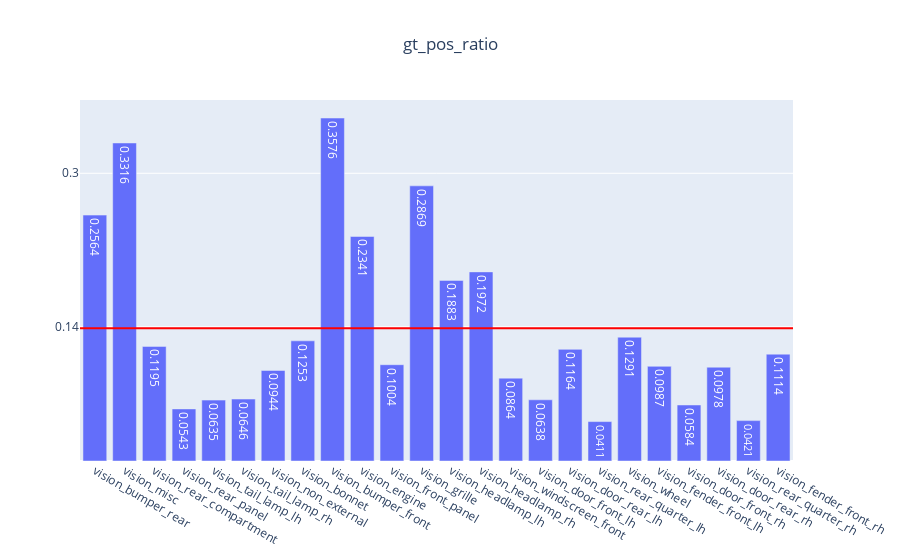

Notebook source saved alongside this figure:
### Code cell
genVisMulitlabel(partEvalMetrics, "gt_pos_ratio")

### Figure 1 — Plotly figure (JSON) as saved in the notebook; plotly's stock layout.template omitted (floating-point values rounded to 4 significant figures)
{"data": [{"text": [0.2564, 0.3316, 0.1195, 0.0543, 0.0635, 0.0646, 0.0944, 0.1253, 0.3576, 0.2341, 0.1004, 0.2869, 0.1883, 0.1972, 0.0864, 0.0638, 0.1164, 0.0411, 0.1291, 0.0987, 0.0584, 0.0978, 0.0421, 0.1114], "type": "bar", "x": ["vision_bumper_rear", "vision_misc", "vision_rear_compartment", "vision_rear_panel", "vision_tail_lamp_lh", "vision_tail_lamp_rh", "vision_non_external", "vision_bonnet", "vision_bumper_front", "vision_engine", "vision_front_panel", "vision_grille", "vision_headlamp_lh", "vision_headlamp_rh", "vision_windscreen_front", "vision_door_front_lh", "vision_door_rear_lh", "vision_rear_quarter_lh", "vision_wheel", "vision_fender_front_lh", "vision_door_front_rh", "vision_door_rear_rh", "vision_rear_quarter_rh", "vision_fender_front_rh"], "y": [0.2564, 0.3316, 0.1195, 0.0543, 0.0635, 0.0646, 0.0944, 0.1253, 0.3576, 0.2341, 0.1004, 0.2869, 0.1883, 0.1972, 0.0864, 0.0638, 0.1164, 0.0411, 0.1291, 0.0987, 0.0584, 0.0978, 0.0421, 0.1114]}], "layout": {"shapes": [{"line": {"color": "red", "width": 2}, "type": "line", "x0": 0, "x1": 1, "xref": "x domain", "y0": 0.1383, "y1": 0.1383, "yref": "y"}], "title": {"text": "gt_pos_ratio", "x": 0.5}, "yaxis": {"tickmode": "array", "tickvals": ["0.14", 0.3, 0.8]}}}
